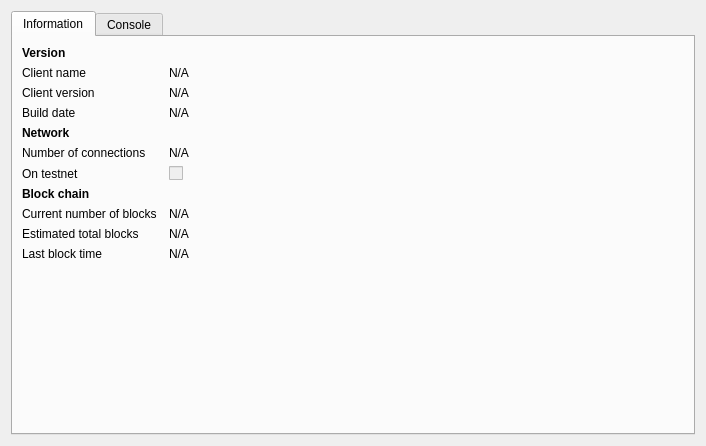
<?xml version="1.0" encoding="UTF-8"?>
<ui version="4.0">
 <class>RPCConsole</class>
 <widget class="QDialog" name="RPCConsole">
  <property name="geometry">
   <rect>
    <x>0</x>
    <y>0</y>
    <width>706</width>
    <height>446</height>
   </rect>
  </property>
  <property name="windowTitle">
   <string>AudioCoin (ADC) debug window</string>
  </property>
  <layout class="QVBoxLayout" name="verticalLayout_2">
   <item>
    <widget class="QTabWidget" name="tabWidget">
     <property name="currentIndex">
      <number>0</number>
     </property>
     <widget class="QWidget" name="tab_info">
      <attribute name="title">
       <string>Information</string>
      </attribute>
      <layout class="QGridLayout" name="gridLayout" columnstretch="0,1">
       <property name="horizontalSpacing">
        <number>12</number>
       </property>
       <item row="1" column="0">
        <widget class="QLabel" name="label_5">
         <property name="text">
          <string>Client name</string>
         </property>
        </widget>
       </item>
       <item row="1" column="1">
        <widget class="QLabel" name="clientName">
         <property name="text">
          <string>N/A</string>
         </property>
         <property name="textFormat">
          <enum>Qt::PlainText</enum>
         </property>
         <property name="textInteractionFlags">
          <set>Qt::LinksAccessibleByMouse|Qt::TextSelectableByKeyboard|Qt::TextSelectableByMouse</set>
         </property>
        </widget>
       </item>
       <item row="2" column="0">
        <widget class="QLabel" name="label_6">
         <property name="text">
          <string>Client version</string>
         </property>
        </widget>
       </item>
       <item row="2" column="1">
        <widget class="QLabel" name="clientVersion">
         <property name="text">
          <string>N/A</string>
         </property>
         <property name="textFormat">
          <enum>Qt::PlainText</enum>
         </property>
         <property name="textInteractionFlags">
          <set>Qt::LinksAccessibleByMouse|Qt::TextSelectableByKeyboard|Qt::TextSelectableByMouse</set>
         </property>
        </widget>
       </item>
       <item row="0" column="0">
        <widget class="QLabel" name="label_9">
         <property name="font">
          <font>
           <weight>75</weight>
           <bold>true</bold>
          </font>
         </property>
         <property name="text">
          <string>Version</string>
         </property>
        </widget>
       </item>
       <item row="4" column="0">
        <widget class="QLabel" name="label_11">
         <property name="font">
          <font>
           <weight>75</weight>
           <bold>true</bold>
          </font>
         </property>
         <property name="text">
          <string>Network</string>
         </property>
        </widget>
       </item>
       <item row="5" column="0">
        <widget class="QLabel" name="label_7">
         <property name="text">
          <string>Number of connections</string>
         </property>
        </widget>
       </item>
       <item row="5" column="1">
        <widget class="QLabel" name="numberOfConnections">
         <property name="text">
          <string>N/A</string>
         </property>
         <property name="textFormat">
          <enum>Qt::PlainText</enum>
         </property>
         <property name="textInteractionFlags">
          <set>Qt::LinksAccessibleByMouse|Qt::TextSelectableByKeyboard|Qt::TextSelectableByMouse</set>
         </property>
        </widget>
       </item>
       <item row="6" column="0">
        <widget class="QLabel" name="label_8">
         <property name="text">
          <string>On testnet</string>
         </property>
        </widget>
       </item>
       <item row="6" column="1">
        <widget class="QCheckBox" name="isTestNet">
         <property name="enabled">
          <bool>false</bool>
         </property>
         <property name="text">
          <string/>
         </property>
        </widget>
       </item>
       <item row="7" column="0">
        <widget class="QLabel" name="label_10">
         <property name="font">
          <font>
           <weight>75</weight>
           <bold>true</bold>
          </font>
         </property>
         <property name="text">
          <string>Block chain</string>
         </property>
        </widget>
       </item>
       <item row="8" column="0">
        <widget class="QLabel" name="label_3">
         <property name="text">
          <string>Current number of blocks</string>
         </property>
        </widget>
       </item>
       <item row="8" column="1">
        <widget class="QLabel" name="numberOfBlocks">
         <property name="text">
          <string>N/A</string>
         </property>
         <property name="textFormat">
          <enum>Qt::PlainText</enum>
         </property>
         <property name="textInteractionFlags">
          <set>Qt::LinksAccessibleByMouse|Qt::TextSelectableByKeyboard|Qt::TextSelectableByMouse</set>
         </property>
        </widget>
       </item>
       <item row="9" column="0">
        <widget class="QLabel" name="label_4">
         <property name="text">
          <string>Estimated total blocks</string>
         </property>
        </widget>
       </item>
       <item row="9" column="1">
        <widget class="QLabel" name="totalBlocks">
         <property name="text">
          <string>N/A</string>
         </property>
         <property name="textFormat">
          <enum>Qt::PlainText</enum>
         </property>
         <property name="textInteractionFlags">
          <set>Qt::LinksAccessibleByMouse|Qt::TextSelectableByKeyboard|Qt::TextSelectableByMouse</set>
         </property>
        </widget>
       </item>
       <item row="10" column="0">
        <widget class="QLabel" name="label_2">
         <property name="text">
          <string>Last block time</string>
         </property>
        </widget>
       </item>
       <item row="10" column="1">
        <widget class="QLabel" name="lastBlockTime">
         <property name="text">
          <string>N/A</string>
         </property>
         <property name="textFormat">
          <enum>Qt::PlainText</enum>
         </property>
         <property name="textInteractionFlags">
          <set>Qt::LinksAccessibleByMouse|Qt::TextSelectableByKeyboard|Qt::TextSelectableByMouse</set>
         </property>
        </widget>
       </item>
       <item row="11" column="0">
        <spacer name="verticalSpacer">
         <property name="orientation">
          <enum>Qt::Vertical</enum>
         </property>
         <property name="sizeHint" stdset="0">
          <size>
           <width>20</width>
           <height>40</height>
          </size>
         </property>
        </spacer>
       </item>
       <item row="3" column="0">
        <widget class="QLabel" name="label_12">
         <property name="text">
          <string>Build date</string>
         </property>
        </widget>
       </item>
       <item row="3" column="1">
        <widget class="QLabel" name="buildDate">
         <property name="text">
          <string>N/A</string>
         </property>
        </widget>
       </item>
      </layout>
     </widget>
     <widget class="QWidget" name="tab_console">
      <attribute name="title">
       <string>Console</string>
      </attribute>
      <layout class="QVBoxLayout" name="verticalLayout_3">
       <property name="spacing">
        <number>3</number>
       </property>
       <item>
        <widget class="QTextEdit" name="messagesWidget">
         <property name="minimumSize">
          <size>
           <width>0</width>
           <height>100</height>
          </size>
         </property>
         <property name="readOnly">
          <bool>true</bool>
         </property>
         <property name="tabKeyNavigation" stdset="0">
          <bool>false</bool>
         </property>
         <property name="columnCount" stdset="0">
          <number>2</number>
         </property>
        </widget>
       </item>
       <item>
        <layout class="QHBoxLayout" name="horizontalLayout">
         <property name="spacing">
          <number>3</number>
         </property>
         <item>
          <widget class="QLabel" name="label">
           <property name="text">
            <string>&gt;</string>
           </property>
          </widget>
         </item>
         <item>
          <widget class="QLineEdit" name="lineEdit"/>
         </item>
         <item>
          <widget class="QPushButton" name="clearButton">
           <property name="maximumSize">
            <size>
             <width>24</width>
             <height>24</height>
            </size>
           </property>
           <property name="toolTip">
            <string>Clear console</string>
           </property>
           <property name="text">
            <string/>
           </property>
           <property name="icon">
            <iconset resource="../bitcoin.qrc">
             <normaloff>:/icons/remove</normaloff>:/icons/remove</iconset>
           </property>
           <property name="shortcut">
            <string notr="true">Ctrl+L</string>
           </property>
           <property name="autoDefault">
            <bool>false</bool>
           </property>
          </widget>
         </item>
        </layout>
       </item>
      </layout>
     </widget>
    </widget>
   </item>
  </layout>
 </widget>
 <resources>
  <include location="../bitcoin.qrc"/>
 </resources>
 <connections/>
</ui>
